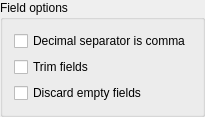
        <widget class="QgsCollapsibleGroupBox" name="fieldOptionsGroupBox">
         <property name="sizePolicy">
          <sizepolicy hsizetype="Preferred" vsizetype="Fixed">
           <horstretch>0</horstretch>
           <verstretch>0</verstretch>
          </sizepolicy>
         </property>
         <property name="title">
          <string>Field options</string>
         </property>
         <property name="collapsed" stdset="0">
          <bool>true</bool>
         </property>
         <layout class="QVBoxLayout" name="verticalLayout_13">
          <item>
           <layout class="QGridLayout" name="gridLayout_4">
            <item row="1" column="0">
             <widget class="QCheckBox" name="cbxTrimFields">
              <property name="toolTip">
               <string>Trim leading and trailing spaces from fields</string>
              </property>
              <property name="statusTip">
               <string>Trim leading and trailing spaces from fields</string>
              </property>
              <property name="whatsThis">
               <string>Trim leading and trailing spaces from fields</string>
              </property>
              <property name="text">
               <string>Trim fields</string>
              </property>
             </widget>
            </item>
            <item row="0" column="0">
             <widget class="QCheckBox" name="cbxPointIsComma">
              <property name="enabled">
               <bool>true</bool>
              </property>
              <property name="toolTip">
               <string>Number fields use comma for a decimal separator</string>
              </property>
              <property name="statusTip">
               <string>Number fields use comma for a decimal separator</string>
              </property>
              <property name="whatsThis">
               <string>Number fields use comma for a decimal separator</string>
              </property>
              <property name="text">
               <string>Decimal separator is comma</string>
              </property>
             </widget>
            </item>
            <item row="2" column="0">
             <widget class="QCheckBox" name="cbxSkipEmptyFields">
              <property name="toolTip">
               <string>Discard empty fields in each record</string>
              </property>
              <property name="statusTip">
               <string>Discard empty fields in each record</string>
              </property>
              <property name="whatsThis">
               <string>Discard empty fields in each record</string>
              </property>
              <property name="text">
               <string>Discard empty fields</string>
              </property>
             </widget>
            </item>
           </layout>
          </item>
         </layout>
        </widget>
